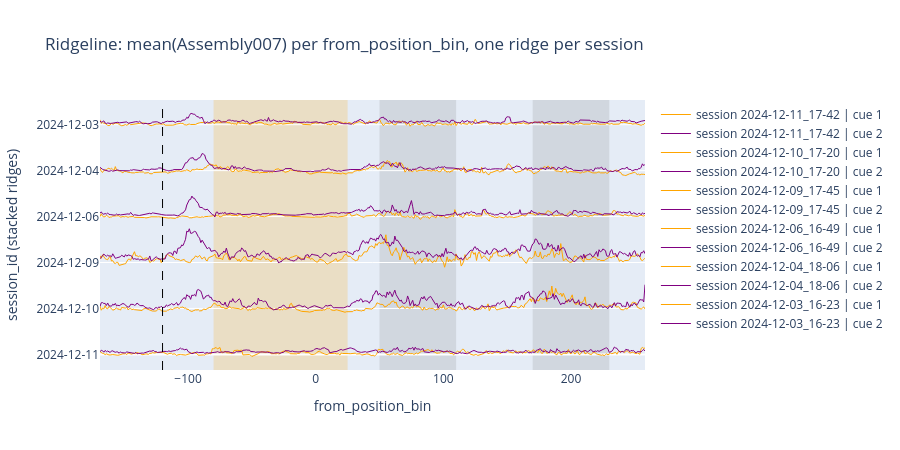

Here is the notebook cell this chart was saved with:
### Code cell
from_to_session =  ("2024-12-03", "2024-12-11")

df = ens_data

# If session_id is in the index, bring it back as a column
if "session_id" not in df.columns:
    if isinstance(df.index, pd.MultiIndex) and "session_id" in df.index.names:
        df = df.reset_index()
    elif df.index.name == "session_id":
        df = df.reset_index()

trial_avg = (
    df.groupby(["session_id", "from_position_bin", "cue"], as_index=False)[Assembly]
      .mean()
      .rename(columns={Assembly: "Assembly_mean"})
)

trial_avg = trial_avg[trial_avg["cue"].isin([1, 2])].copy()

if from_to_session is not None:
    start, end = map(pd.Timestamp, from_to_session)
    session_dates = pd.to_datetime(
        trial_avg["session_id"].astype(str).str[:10],
        format="%Y-%m-%d",
        errors="coerce",
    )
    trial_avg = trial_avg.loc[(session_dates >= start) & (session_dates <= end)].copy()

if trial_avg.empty:
    raise ValueError("No sessions available for the selected from_to_session range.")

# sorting x-axis values
pos_numeric = pd.to_numeric(trial_avg["from_position_bin"], errors="coerce")
if pos_numeric.notna().any():
    trial_avg["_pos"] = pos_numeric
    x_order = np.sort(trial_avg["_pos"].dropna().unique())
    # keep a numeric x for correct ordering/spacing
    trial_avg["_x"] = trial_avg["_pos"]
    x_ticks = x_order
    x_ticktext = [str(int(x)) if float(x).is_integer() else str(x) for x in x_order]
else:
    # fallback: treat as ordered categorical by appearance
    trial_avg["_x"] = trial_avg["from_position_bin"].astype(str)
    x_order = list(pd.unique(trial_avg["_x"]))
    x_ticks = x_order
    x_ticktext = x_order

# Ridgeline plot parameters
sessions = sorted(trial_avg["session_id"].unique(), reverse=True)
dy = 0.8          # vertical spacing between sessions
cue_offset = 0.02 # vertical separation between cue 1 and cue 2 within a session
amp = 0.2

fig = go.Figure()

for i, s in enumerate(sessions):
    base = i * dy

    for cue, off in [(1, -cue_offset), (2, +cue_offset)]:
        sub = trial_avg[(trial_avg["session_id"] == s) & (trial_avg["cue"] == cue)].copy()

        # Ensure every x bin exists, fill missing with 0 (or np.nan if you prefer gaps)
        if pos_numeric.notna().any():
            sub = sub.set_index("_x").reindex(x_order).reset_index()
        else:
            sub = sub.set_index("_x").reindex(x_order).reset_index()

        y = sub["Assembly_mean"].fillna(0.0).to_numpy()
        y_ridge = base + off + amp * y

        fig.add_trace(
            go.Scatter(
                x=sub["_x"],
                y=y_ridge,
                mode="lines",
                line=dict(width=1, color= cue == 1 and "orange" or "purple"),
                fill= None,
                name=f"session {s} | cue {cue}",
                hovertemplate=(
                    "session=%{customdata[0]}<br>"
                    "cue=%{customdata[1]}<br>"
                    "from_position_bin=%{x}<br>"
                    f"mean({Assembly})=%{{customdata[2]:.4f}}<extra></extra>"
                ),
                customdata=np.c_[np.full(len(sub), s), np.full(len(sub), cue), y],
                showlegend=True,
            )
        )



#Layout polish
fig.update_layout(
    title=f"Ridgeline: mean({Assembly}) per from_position_bin, one ridge per session",
    xaxis_title="from_position_bin",
    yaxis_title="session_id (stacked ridges)",
    # hovermode="x",
    height=max(450, 40 * len(sessions) + 200),
)

# Put session labels on the y-axis at each session baseline
fig.update_yaxes(
    tickmode="array",
    tickvals=[i * dy for i in range(len(sessions))],
    ticktext=[str(s)[:10] for s in sessions],
)

fig.add_vrect(x0=-80, x1=25,  fillcolor="orange", opacity=0.2, layer="below", line_width=0)
fig.add_vrect(x0=50,  x1=110, fillcolor="grey",   opacity=0.2, layer="below", line_width=0)
fig.add_vrect(x0=170, x1=230, fillcolor="grey",   opacity=0.2, layer="below", line_width=0)
fig.add_vline(x=-120, line_dash="dash", line_color="black", line_width=1)


if pos_numeric.notna().any():
    fig.update_xaxes(
        tickmode="array",
        ticktext=x_ticktext,
        showgrid=False, zeroline=False
    )

fig.show()

### Figure 1 — Plotly figure (JSON) as saved in the notebook; plotly's stock layout.template omitted (floating-point values rounded to 4 significant figures; data arrays with more than 128 entries replaced by an {"elided": "..."} marker saying what was removed)
{"data": [{"customdata": {"elided": "428x3 str values"}, "hovertemplate": "session=%{customdata[0]}<br>cue=%{customdata[1]}<br>from_position_bin=%{x}<br>mean(Assembly007)=%{customdata[2]:.4f}<extra></extra>", "line": {"color": "orange", "width": 1}, "mode": "lines", "name": "session 2024-12-11_17-42 | cue 1", "showlegend": true, "type": "scatter", "x": {"elided": "428 int values"}, "y": {"elided": "428 float values"}}, {"customdata": {"elided": "428x3 str values"}, "hovertemplate": "session=%{customdata[0]}<br>cue=%{customdata[1]}<br>from_position_bin=%{x}<br>mean(Assembly007)=%{customdata[2]:.4f}<extra></extra>", "line": {"color": "purple", "width": 1}, "mode": "lines", "name": "session 2024-12-11_17-42 | cue 2", "showlegend": true, "type": "scatter", "x": {"elided": "428 int values"}, "y": {"elided": "428 float values"}}, {"customdata": {"elided": "428x3 str values"}, "hovertemplate": "session=%{customdata[0]}<br>cue=%{customdata[1]}<br>from_position_bin=%{x}<br>mean(Assembly007)=%{customdata[2]:.4f}<extra></extra>", "line": {"color": "orange", "width": 1}, "mode": "lines", "name": "session 2024-12-10_17-20 | cue 1", "showlegend": true, "type": "scatter", "x": {"elided": "428 int values"}, "y": {"elided": "428 float values"}}, {"customdata": {"elided": "428x3 str values"}, "hovertemplate": "session=%{customdata[0]}<br>cue=%{customdata[1]}<br>from_position_bin=%{x}<br>mean(Assembly007)=%{customdata[2]:.4f}<extra></extra>", "line": {"color": "purple", "width": 1}, "mode": "lines", "name": "session 2024-12-10_17-20 | cue 2", "showlegend": true, "type": "scatter", "x": {"elided": "428 int values"}, "y": {"elided": "428 float values"}}, {"customdata": {"elided": "428x3 str values"}, "hovertemplate": "session=%{customdata[0]}<br>cue=%{customdata[1]}<br>from_position_bin=%{x}<br>mean(Assembly007)=%{customdata[2]:.4f}<extra></extra>", "line": {"color": "orange", "width": 1}, "mode": "lines", "name": "session 2024-12-09_17-45 | cue 1", "showlegend": true, "type": "scatter", "x": {"elided": "428 int values"}, "y": {"elided": "428 float values"}}, {"customdata": {"elided": "428x3 str values"}, "hovertemplate": "session=%{customdata[0]}<br>cue=%{customdata[1]}<br>from_position_bin=%{x}<br>mean(Assembly007)=%{customdata[2]:.4f}<extra></extra>", "line": {"color": "purple", "width": 1}, "mode": "lines", "name": "session 2024-12-09_17-45 | cue 2", "showlegend": true, "type": "scatter", "x": {"elided": "428 int values"}, "y": {"elided": "428 float values"}}, {"customdata": {"elided": "428x3 str values"}, "hovertemplate": "session=%{customdata[0]}<br>cue=%{customdata[1]}<br>from_position_bin=%{x}<br>mean(Assembly007)=%{customdata[2]:.4f}<extra></extra>", "line": {"color": "orange", "width": 1}, "mode": "lines", "name": "session 2024-12-06_16-49 | cue 1", "showlegend": true, "type": "scatter", "x": {"elided": "428 int values"}, "y": {"elided": "428 float values"}}, {"customdata": {"elided": "428x3 str values"}, "hovertemplate": "session=%{customdata[0]}<br>cue=%{customdata[1]}<br>from_position_bin=%{x}<br>mean(Assembly007)=%{customdata[2]:.4f}<extra></extra>", "line": {"color": "purple", "width": 1}, "mode": "lines", "name": "session 2024-12-06_16-49 | cue 2", "showlegend": true, "type": "scatter", "x": {"elided": "428 int values"}, "y": {"elided": "428 float values"}}, {"customdata": {"elided": "428x3 str values"}, "hovertemplate": "session=%{customdata[0]}<br>cue=%{customdata[1]}<br>from_position_bin=%{x}<br>mean(Assembly007)=%{customdata[2]:.4f}<extra></extra>", "line": {"color": "orange", "width": 1}, "mode": "lines", "name": "session 2024-12-04_18-06 | cue 1", "showlegend": true, "type": "scatter", "x": {"elided": "428 int values"}, "y": {"elided": "428 float values"}}, {"customdata": {"elided": "428x3 str values"}, "hovertemplate": "session=%{customdata[0]}<br>cue=%{customdata[1]}<br>from_position_bin=%{x}<br>mean(Assembly007)=%{customdata[2]:.4f}<extra></extra>", "line": {"color": "purple", "width": 1}, "mode": "lines", "name": "session 2024-12-04_18-06 | cue 2", "showlegend": true, "type": "scatter", "x": {"elided": "428 int values"}, "y": {"elided": "428 float values"}}, {"customdata": {"elided": "428x3 str values"}, "hovertemplate": "session=%{customdata[0]}<br>cue=%{customdata[1]}<br>from_position_bin=%{x}<br>mean(Assembly007)=%{customdata[2]:.4f}<extra></extra>", "line": {"color": "orange", "width": 1}, "mode": "lines", "name": "session 2024-12-03_16-23 | cue 1", "showlegend": true, "type": "scatter", "x": {"elided": "428 int values"}, "y": {"elided": "428 float values"}}, {"customdata": {"elided": "428x3 str values"}, "hovertemplate": "session=%{customdata[0]}<br>cue=%{customdata[1]}<br>from_position_bin=%{x}<br>mean(Assembly007)=%{customdata[2]:.4f}<extra></extra>", "line": {"color": "purple", "width": 1}, "mode": "lines", "name": "session 2024-12-03_16-23 | cue 2", "showlegend": true, "type": "scatter", "x": {"elided": "428 int values"}, "y": {"elided": "428 float values"}}], "layout": {"height": 450, "shapes": [{"fillcolor": "orange", "layer": "below", "line": {"width": 0}, "opacity": 0.2, "type": "rect", "x0": -80, "x1": 25, "xref": "x", "y0": 0, "y1": 1, "yref": "y domain"}, {"fillcolor": "grey", "layer": "below", "line": {"width": 0}, "opacity": 0.2, "type": "rect", "x0": 50, "x1": 110, "xref": "x", "y0": 0, "y1": 1, "yref": "y domain"}, {"fillcolor": "grey", "layer": "below", "line": {"width": 0}, "opacity": 0.2, "type": "rect", "x0": 170, "x1": 230, "xref": "x", "y0": 0, "y1": 1, "yref": "y domain"}, {"line": {"color": "black", "dash": "dash", "width": 1}, "type": "line", "x0": -120, "x1": -120, "xref": "x", "y0": 0, "y1": 1, "yref": "y domain"}], "title": {"text": "Ridgeline: mean(Assembly007) per from_position_bin, one ridge per session"}, "xaxis": {"showgrid": false, "tickmode": "array", "ticktext": {"elided": "428 str values"}, "title": {"text": "from_position_bin"}, "zeroline": false}, "yaxis": {"tickmode": "array", "ticktext": ["2024-12-11", "2024-12-10", "2024-12-09", "2024-12-06", "2024-12-04", "2024-12-03"], "tickvals": [0, 0.8, 1.6, 2.4, 3.2, 4], "title": {"text": "session_id (stacked ridges)"}}}}
